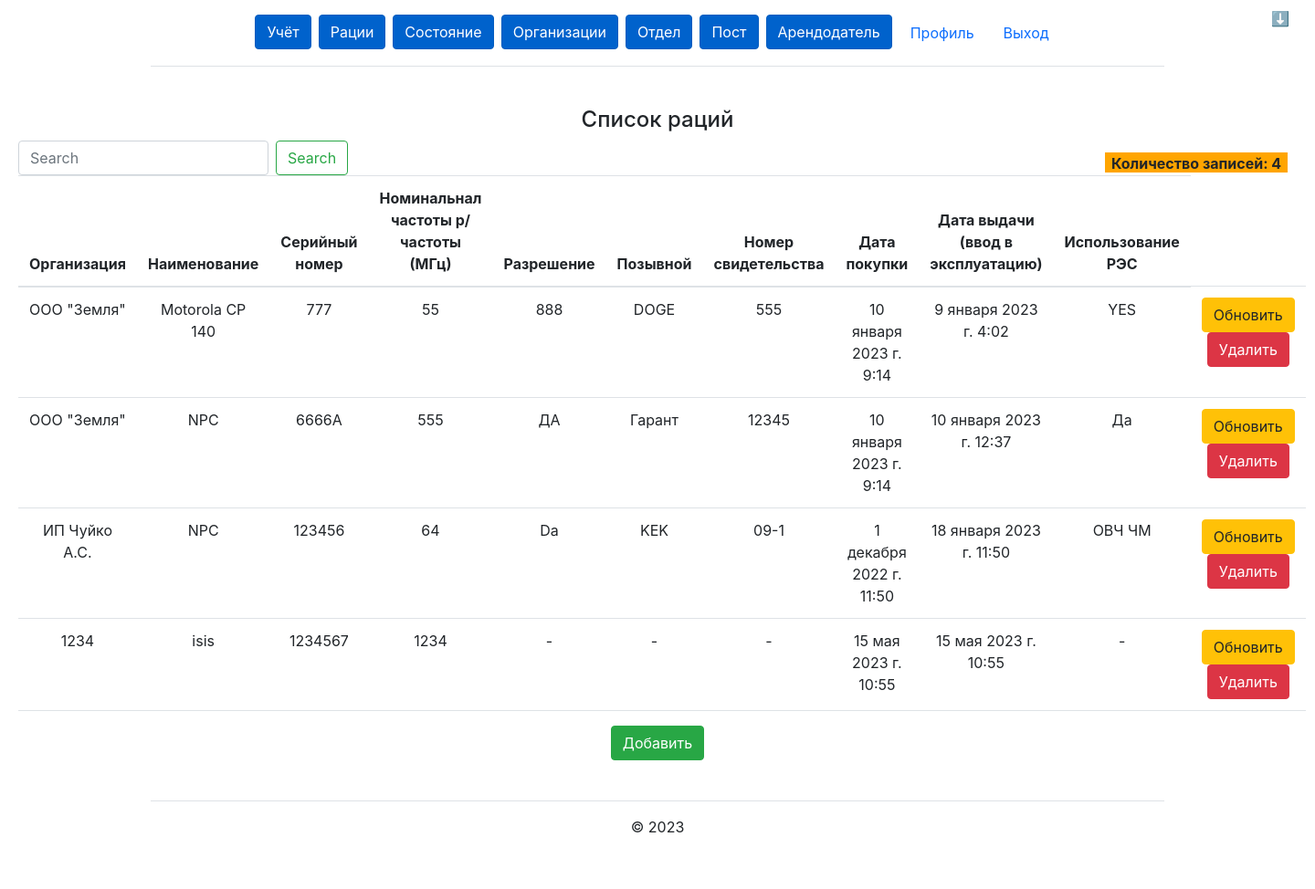
The page /walkie_talkie/ (signed in) on the database as committed earlier.
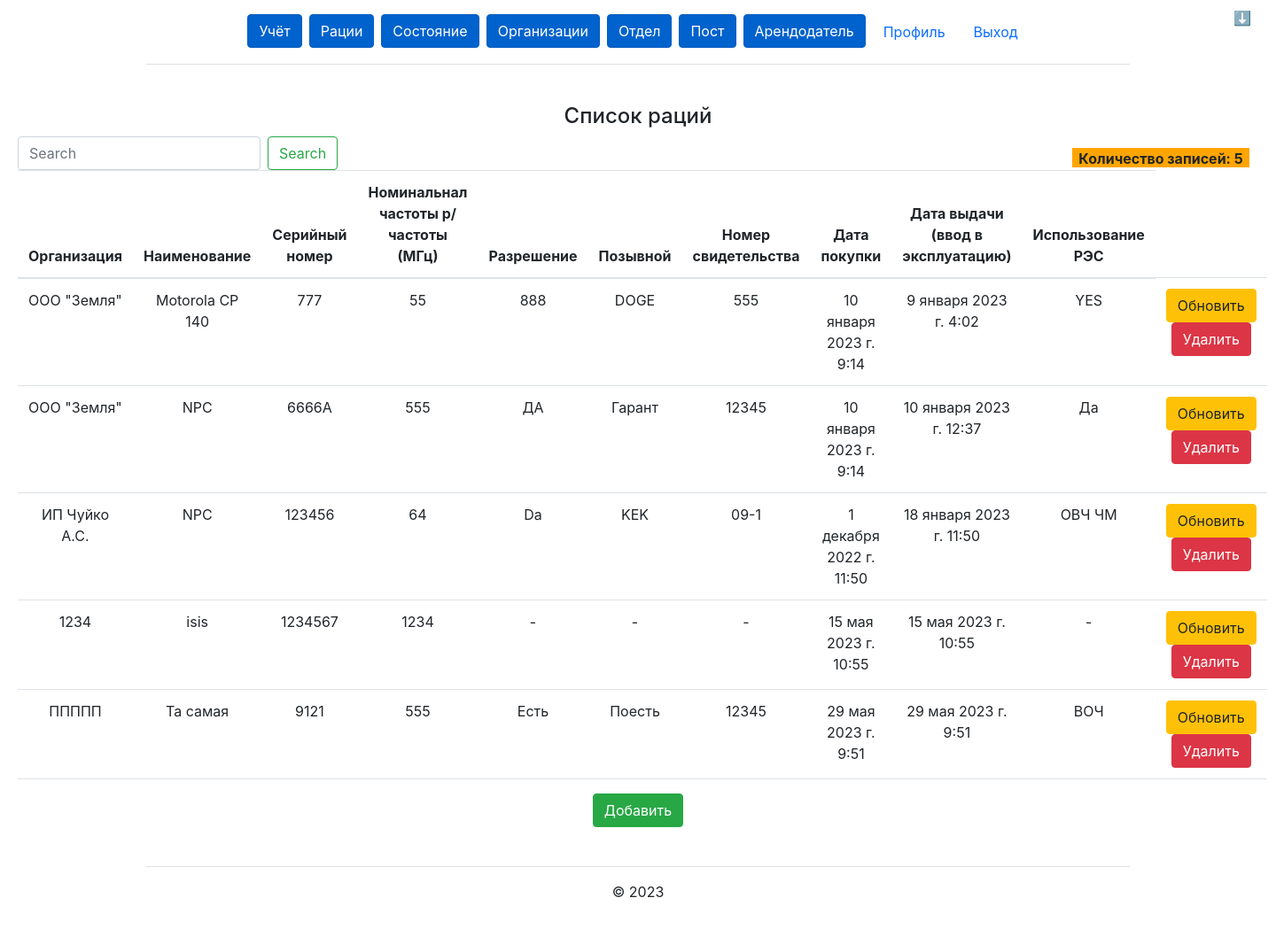
The same page on the database as committed later.
### walkie_talkie/models.py (models this page shows, shortened)
class WalkieTalkie(models.Model):
    id = models.AutoField(primary_key=True)
    id_organization = models.ForeignKey(Organization, on_delete=models.CASCADE)
    wt_name = models.CharField('Наименование', max_length=1200)
    serial_number = models.CharField('Серийный номер', max_length=1200)
    frequency = models.CharField('Номинальнал частоты р/частоты (МГц)', max_length=500)
    permission = models.CharField('Разрешение', max_length=1200)
    callsing = models.CharField('Позывной', max_length=500)
    certificate_number = models.CharField('Номер свидетельства', max_length=500)
    date_of_purchase = models.DateTimeField('Дата покупки')
    date_of_received = models.DateTimeField('Дата выдачи (ввод в эксплуатацию)')
    use_of_RES = models.CharField('Использование РЭС', max_length=20)
    class Meta:
        verbose_name = 'Рация'
        verbose_name_plural = 'Рации'

### organization/models.py (models this page shows, shortened)
class Organization(models.Model):
    id = models.AutoField(primary_key=True)
    name = models.CharField('Название организации', max_length=5000)
    def __str__(self):
        return self.name
    class Meta:
        verbose_name = 'Организация'
        verbose_name_plural = 'Организация'

### walkie_talkie/views.py (the view)
# urls.py: path('', views.walkie_talkie_list, name='walkie_talkie_list'),
@login_required
def walkie_talkie_list(request):
    search_query = request.GET.get('search', '')
    if search_query:
        walkie_talkies = WalkieTalkie.objects.filter(
            Q(id__iregex=search_query) | Q(serial_number__iregex=search_query) | Q(
                id_organization__name__iregex=search_query) | Q(wt_name__iregex=search_query))
    else:
        walkie_talkies = WalkieTalkie.objects.all()
    return render(request, "walkie_talkie/list.html", {'walkie_talkies': walkie_talkies})

### walkie_talkie/templates/walkie_talkie/list.html
{% extends "main/base.html" %}
{% block content %}
<div class="card-body">
    <h4>Список раций</h4>
    <form class="form-inline my-2 my-lg-0" action="{% url 'walkie_talkie_list' %}">
        <input class="form-control mr-sm-2" type="search" placeholder="Search" aria-label="Search" name="search">
        <button class="btn btn-outline-success my-2 my-sm-0" type="submit">Search</button>
    </form>
    <div class="count">
        {% if walkie_talkies %}
        <p style="display: block; position: absolute; top: 167px; right: 30px; height: 22px; width: 200px; background: orange; font-weight: bold;">
            Количество записей: {{ walkie_talkies|length }}</p>
        {% else %}
        <p>Нет доступных записей.</p>
        {% endif %}
    </div>
    <table class="table">
        <thead>
        <tr>
            <th scope="col">Организация</th>
            <th scope="col">Наименование</th>
            <th scope="col">Серийный номер</th>
            <th scope="col">Номинальнал частоты р/частоты (МГц)</th>
            <th scope="col">Разрешение</th>
            <th scope="col">Позывной</th>
            <th scope="col">Номер свидетельства</th>
            <th scope="col">Дата покупки</th>
            <th scope="col">Дата выдачи (ввод в эксплуатацию)</th>
            <th scope="col">Использование РЭС</th>
        </tr>
        </thead>
        <tbody>
        {% for walkie_talkie in walkie_talkies %}
        <tr>
            <td>{{ walkie_talkie.id_organization }}</td>
            <td>{{ walkie_talkie.wt_name }}</td>
            <td>{{ walkie_talkie.serial_number }}</td>
            <td>{{ walkie_talkie.frequency }}</td>
            <td>{{ walkie_talkie.permission }}</td>
            <td>{{ walkie_talkie.callsing }}</td>
            <td>{{ walkie_talkie.certificate_number }}</td>
            <td>{{ walkie_talkie.date_of_purchase }}</td>
            <td>{{ walkie_talkie.date_of_received }}</td>
            <td>{{ walkie_talkie.use_of_RES }}</td>
            <td><a type="button" class="btn btn-warning" href="update/{{ walkie_talkie.id }}">Обновить</a>
                <a type="button" class="btn btn-danger" href="delete/{{ walkie_talkie.id }}">Удалить</a>
            </td>
        </tr>
        {% endfor %}
        </tbody>
    </table>
    <a type="button" class="btn btn-success" href="create">Добавить</a>
</div>
{% endblock %}

Rows that differ between the two databases and show on the page:
added WalkieTalkie: id_organization "ППППП", wt_name "Та самая", serial_number "9121", frequency "555", permission "Есть", callsing "Поесть", certificate_number "12345", date_of_purchase "29 мая 2023 г. 9:51", date_of_received "29 мая 2023 г. 9:51", use_of_RES "ВОЧ"
Other text that changed with them:
{{ walkie_talkies|length }}: "4" → "5"
